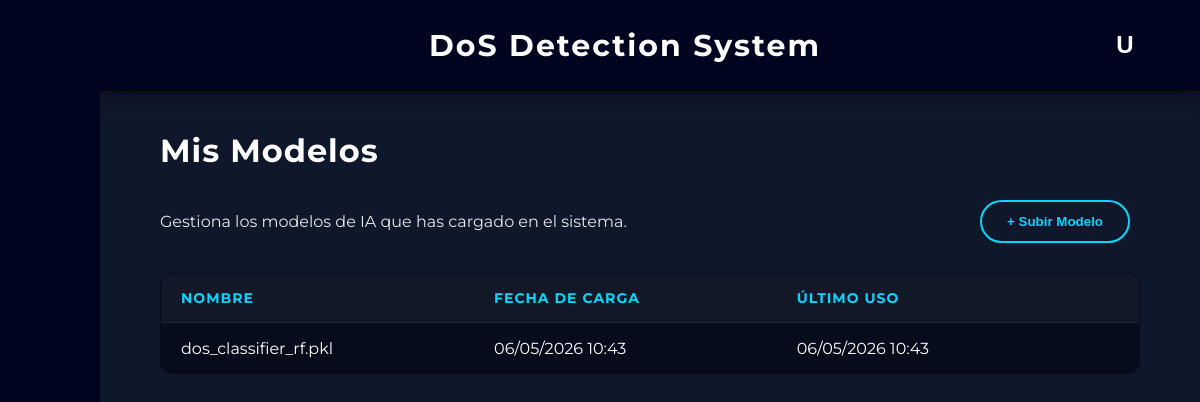
The page /modelos (signed in) on the database as committed earlier.
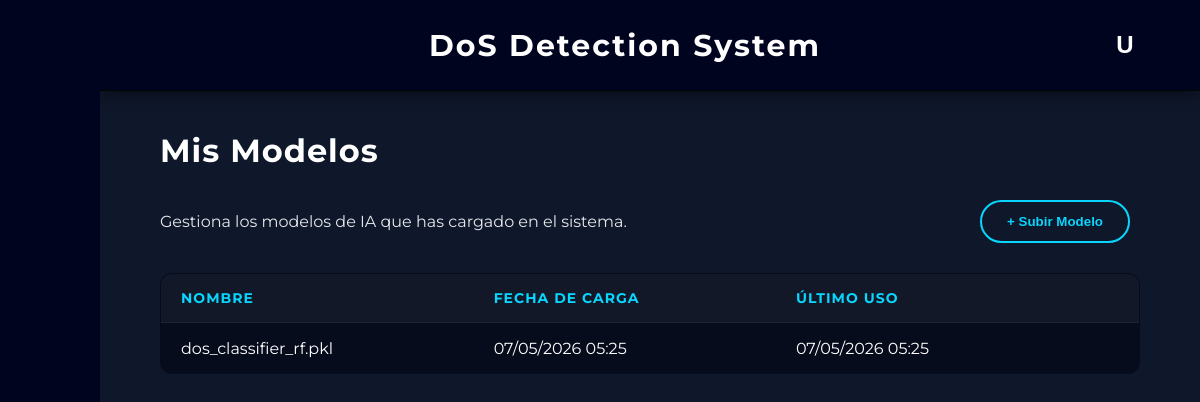
The same page on the database as committed later.
### app/models.py (models this page shows)
class Modelo(db.Model):
    __tablename__ = 'modelos'
    id = db.Column(db.Integer, primary_key=True)
    nombre = db.Column(db.String(150), nullable=False)
    ruta_archivo = db.Column(db.String(255), nullable=False)
    usuario_id = db.Column(db.Integer, db.ForeignKey('usuarios.id'), nullable=False)
    fecha_subida = db.Column(db.DateTime, default=datetime.utcnow())
    fecha_ultimo_uso = db.Column(db.DateTime, default=datetime.utcnow())
    usuario = db.relationship('User', backref=db.backref('modelos', lazy=True))

### app/routes/pages/modelos.py (the view)
@modelos_bp.route("/modelos", methods=["GET"])
def index():
    if session.get('guest'):
        datos_invitado = session.get('guest_models', [])
        modelos = [ModeloInvitado(m['nombre'], m['fecha_subida']) for m in datos_invitado]
    else:
        user_id = session.get('user_id')
        if not user_id:
            return redirect(url_for('auth.login'))
        modelos = Modelo.query.filter_by(usuario_id=user_id).order_by(Modelo.fecha_subida.desc()).all()
    return render_template("modelos.html", modelos=modelos)

### app/templates/modelos.html (shortened to what this page needs)
{% extends "base.html" %}
{% block content %}
<div style="padding: 40px 60px;">
    <h2 style="color: white; margin-bottom: 30px; font-size: 32px; letter-spacing: 1px;">Mis Modelos</h2>
    <div class="table-header">
        <p>Gestiona los modelos de IA que has cargado en el sistema.</p>
        <button class="action-btn" onclick="openModal()">+ Subir Modelo</button>
    </div>
    <table class="glass-table">
        <thead>
            <tr>
                <th>Nombre</th>
                <th>Fecha de Carga</th>
                <th>Último Uso</th>
                <th style="text-align: center;"> </th> </tr>
        </thead>
        <tbody>
            {% for modelo in modelos %}
            <tr>
                <td>{{ modelo.nombre }}</td>
                <td>{{ modelo.fecha_subida.strftime('%d/%m/%Y %H:%M') }}</td>
                <td>{{ modelo.fecha_ultimo_uso.strftime('%d/%m/%Y %H:%M') }}</td>
                <td style="text-align: center;">
                    <form action="{{ url_for('modelos.delete', model_id=(modelo.id if not session.get('guest') else loop.index0)) }}"
                        method="POST"
                        onsubmit="return confirm('¿Estás seguro de que quieres eliminar este modelo?');"
                        style="display: inline;">
                        <button type="submit" class="delete-btn" title="Eliminar Modelo">
                        </button>
                    </form>
                </td>
            </tr>
            {% else %}
            <tr>
                <td colspan="4" style="text-align: center; padding: 30px; opacity: 0.7;">No has subido ningún modelo todavía.</td>
            </tr>
            {% endfor %}
        </tbody>
    </table>
</div>
{% endblock %}

### app/templates/base.html (shortened to what this page needs)
<!DOCTYPE html>
<html lang="en">
<head>
    <link rel='stylesheet' href='https://cdn-uicons.flaticon.com/2.2.0/uicons-regular-rounded/css/uicons-regular-rounded.css'>
    <link rel='stylesheet' href='https://cdn-uicons.flaticon.com/2.2.0/uicons-thin-rounded/css/uicons-thin-rounded.css'>
    <link rel="stylesheet" href="{{ url_for('static', filename='css/style.css') }}">
</head>
<body class="body-home">
    {% if request.endpoint not in ['main.index', 'auth.login', 'auth.register'] %}
        <div class="app-layout">
            <aside class="sidebar" id="appSidebar">
                <div class="sidebar-top">
                    <button class="side-btn hamburger" onclick="toggleSidebar()">
                    </button>
                </div>
                <div class="sidebar-middle">
                    <button class="side-btn" onclick="location.href='/dispositivos'" title="Dispositivos">
                    </button>
                    <button class="side-btn" onclick="location.href='/modelos'" title="Modelos">
                    </button>
                </div>
            </aside>
            <main class="main-content">
                <header class="app-header">
                    <div class="app-title">
                        <h2>DoS Detection System</h2>
                    </div>
                    <div class="user-menu-container">
                        <button class="user-btn" onclick="toggleDropdown()">
                            {% if session.get('guest') %}
                                I
                            {% elif session.get('username') %}
                                {{ session.get('username')[0] | upper }}
                            {% else %}
                                U
                            {% endif %}
                        </button>
                    </div>
                </header>
                <div style="height: calc(100vh - 90px); overflow-y: auto;">
    {% else %}
        <div class="{% block container_class %}container{% endblock %}">
    {% endif %}
        {% block content %}{% endblock %}
    {% if request.endpoint not in ['main.index', 'auth.login', 'auth.register'] %}
                </div>
            </main>
        </div>
    {% else %}
        </div>
    {% endif %}
</body>
</html>

### app/static/css/style.css (style rules this page uses)
* { margin: 0; padding: 0; box-sizing: border-box; }
body { font-family: 'Montserrat', "Segoe UI", Tahoma, sans-serif; background-color: #0f172a; color: #e5e7eb; }
button { background-color: #013d76; color: white; border: none; padding: 10px 15px; border-radius: 8px; cursor: pointer; margin-right: 10px; font-weight: bold; }
header { background-color: #020617; padding: 15px; text-align: center; border-bottom: 1px solid #1f2937; }
.body-home { background-image: url('../img/fondo.png'); background-size: cover; background-position: center; background-repeat: no-repeat; background-attachment: fixed; margin: 0; height: 100vh; }
.app-layout { display: flex; height: 100vh; width: 100%; }
.main-content { flex-grow: 1; display: flex; flex-direction: column; padding: 0; }
.sidebar { width: 100px; background-color: #00041f; border-radius: 0; display: flex; flex-direction: column; align-items: flex-start; justify-content: space-between; padding: 40px 0 40px 22.5px; z-index: 10; transition: width 0.3s ease; }
.sidebar-middle { display: flex; flex-direction: column; gap: 25px; }
.side-btn { width: 55px; height: 55px; border: none; background-color: transparent; color: white; font-size: 22px; font-weight: bold; cursor: pointer; display: flex; align-items: center; justify-content: flex-start; padding-left: 15px; transition: width 0.3s ease, transform 0.2s, color 0.2s; box-shadow: none; overflow: hidden; white-space: nowrap; }
.side-btn.hamburger { font-size: 20px; font-weight: normal; }
.app-header { background-color: #00041f !important; border-bottom: 1px solid #000600 !important; display: flex; justify-content: space-between; align-items: center; padding: 20px 50px; box-shadow: 0 5px 15px rgba(0,0,0,0.4); z-index: 5; }
.app-title { flex-grow: 1; text-align: center; background: transparent !important; border: none !important; box-shadow: none !important; }
.app-title h2 { color: white; margin: 0; font-size: 30px; font-weight: 700; letter-spacing: 2px; text-shadow: none; }
.user-menu-container { position: relative; display: inline-block; }
.user-btn { width: 50px; height: 50px; background-color: transparent; border: none; color: white; font-size: 24px; font-weight: bold; margin-right: 0; cursor: pointer; display: flex; align-items: center; justify-content: center; transition: color 0.2s ease, transform 0.2s ease; }
.table-header { display: flex; justify-content: space-between; align-items: center; margin-bottom: 30px; color: #e5e7eb; }
.action-btn { background-color: transparent; color: #08d6fe; border: 2px solid #08d6fe; padding: 12px 25px; border-radius: 50px; font-weight: bold; cursor: pointer; transition: all 0.3s ease; }
.glass-table { width: 100%; border-collapse: collapse; background-color: rgba(2, 6, 23, 0.6); border: 1px solid rgba(255, 255, 255, 0.1); border-radius: 12px; overflow: hidden; color: white; }
.glass-table th, .glass-table td { padding: 15px 20px; text-align: left; border-bottom: 1px solid rgba(255, 255, 255, 0.05); }
.glass-table th { background-color: rgba(255, 255, 255, 0.05); font-weight: bold; color: #08d6fe; text-transform: uppercase; font-size: 14px; letter-spacing: 1px; }
.delete-btn { background: transparent; border: none; color: #94a3b8; font-size: 18px; cursor: pointer; transition: all 0.2s ease; padding: 5px; margin: 0; }

Rows that differ between the two databases and show on the page:
changed Modelo "dos_classifier_rf.pkl": fecha_subida "06/05/2026 10:43" → "07/05/2026 05:25"; fecha_ultimo_uso "06/05/2026 10:43" → "07/05/2026 05:25"
